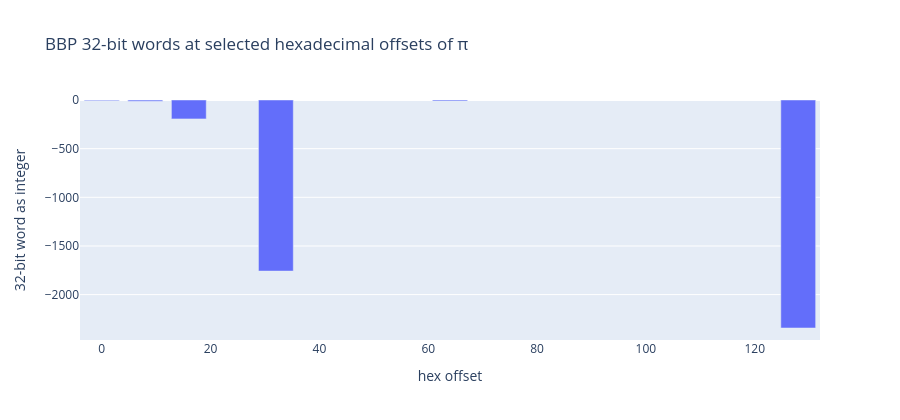

The code cell stored with this chart in its notebook:
### Code cell
fig_bbp = px.bar(
    bbp_df.assign(word_int=[int(v, 16) for v in bbp_df["word_hex"]]),
    x="offset_hex_digit",
    y="word_int",
    title="BBP 32-bit words at selected hexadecimal offsets of π",
    labels={"offset_hex_digit": "hex offset", "word_int": "32-bit word as integer"}
)
fig_bbp.update_layout(height=420)
fig_bbp.show()

if EXPORT_ARTIFACTS:
    fig_bbp.write_html(OUTPUT_DIR / "bbp_words.html")

### Figure 1 — Plotly figure (JSON) as saved in the notebook; plotly's stock layout.template omitted (floating-point values rounded to 4 significant figures)
{"data": [{"hovertemplate": "hex offset=%{x}<br>32-bit word as integer=%{y}<extra></extra>", "legendgroup": "", "marker": {"color": "#636efa", "pattern": {"shape": ""}}, "name": "", "orientation": "v", "showlegend": false, "textposition": "auto", "type": "bar", "x": [0, 8, 16, 32, 64, 128], "xaxis": "x", "y": [-7, -12, -194, -1758, -10, -2343], "yaxis": "y"}], "layout": {"barmode": "relative", "height": 420, "legend": {"tracegroupgap": 0}, "title": {"text": "BBP 32-bit words at selected hexadecimal offsets of π"}, "xaxis": {"anchor": "y", "domain": [0, 1], "title": {"text": "hex offset"}}, "yaxis": {"anchor": "x", "domain": [0, 1], "title": {"text": "32-bit word as integer"}}}}
